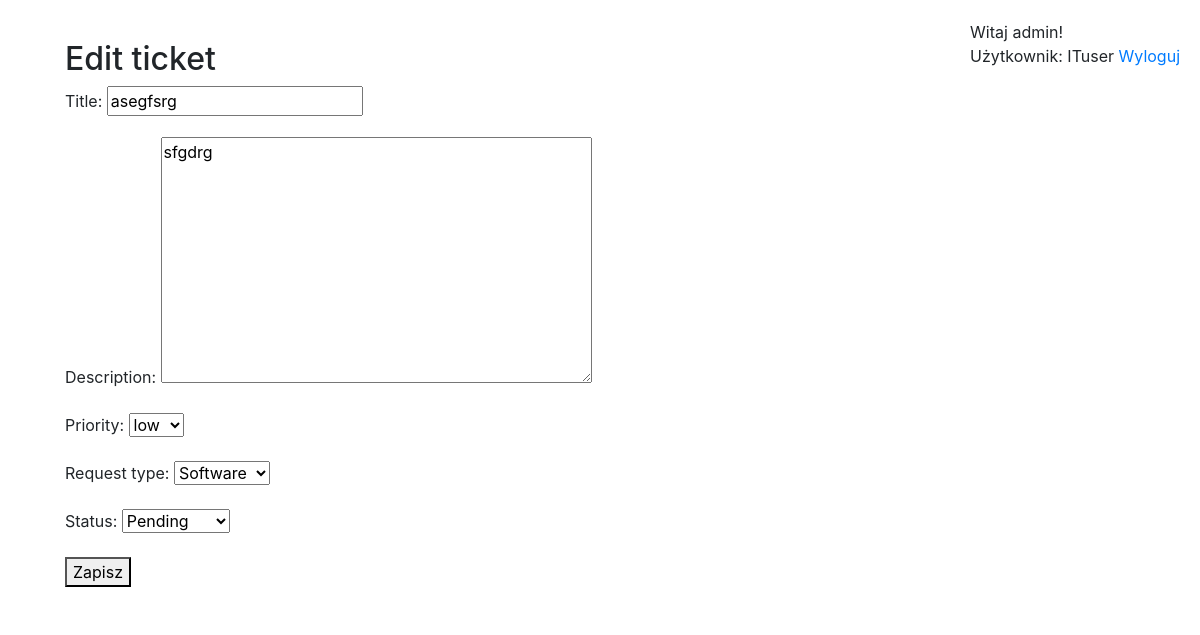
Before: /helpdeskapp/ticket/edit/asegfsrg/ (signed in) with the older database file.
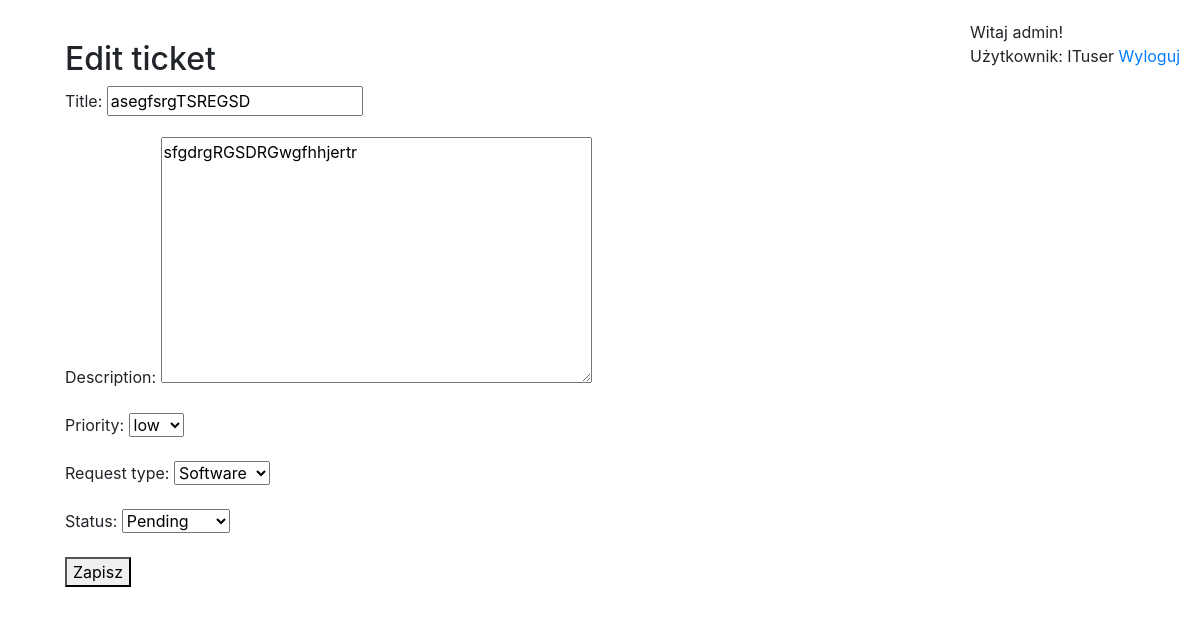
After: the same page with the newer database file.
### helpdeskapp/models.py (models this page shows)
class Ticket(models.Model):
    """
    Represents a ticket in the helpdesk system.

    Attributes:
        title (str): The title of the ticket.
        description (str): The description of the ticket.
        status (str): The status of the ticket. Choices are 'Pending', 'In Progress', or 'Completed'.
        priority (str): The priority of the ticket. Choices are 'low', 'mid', or 'high'.
        request_type (str): The type of request for the ticket. Choices are 'Software', 'Hardware', 'Network', or 'Other'.
        created_at (datetime): The date and time when the ticket was created.
        assigned_to (User): The user assigned to the ticket.
        updated_at (datetime): The date and time when the ticket was last updated.
        created_by (User): The user who created the ticket.
        closed_at (datetime): The date and time when the ticket was closed.
        slug (str): The slugified version of the ticket title, used for generating a unique URL.
    """

### helpdeskapp/views.py (the view)
# urls.py: path('ticket/edit/<slug:slug>/', views.ticket_edit, name='ticket_edit'),
def ticket_edit(request, slug):
    ticket = get_object_or_404(Ticket, slug=slug)
    if request.method == "POST":
        form = EditTicketForm(request.POST, instance=ticket)
        if form.is_valid():
            ticket = form.save()
            messages.success(request, 'Zgłoszenie zostało zmienione.')
            return redirect('helpdeskapp:ticket_detail', slug=ticket.slug)
    else:
        form = EditTicketForm(instance=ticket)
    return render(request, 'helpdeskapp/tickets/ticket_edit.html', {'form': form})

### helpdeskapp/forms.py
class EditTicketForm(forms.ModelForm):
    title = forms.CharField(max_length=100)
    description = forms.CharField(widget=forms.Textarea)
    priority = forms.ChoiceField(choices=Ticket.STATUS_CHOICES2)
    request_type = forms.ChoiceField(choices=Ticket.STATUS_CHOICES3)
    status = forms.ChoiceField(choices=Ticket.STATUS_CHOICES)
    class Meta:
        model = Ticket
        fields = ('title', 'description', 'priority', 'request_type', 'status')

### helpdeskapp/templates/helpdeskapp/tickets/ticket_edit.html (shortened to what this page needs)
{% extends 'helpdeskapp/base.html' %}
{%load static %}
{% block content %}
  <h2>Edit ticket</h2>
  <form action = "" method="POST">
    {{ form.as_p }}
    <button type="submit">Zapisz</button>
  </form>
{% endblock %}

Changed rows visible on the page:
changed Ticket "low": title "asegfsrg" → "asegfsrgTSREGSD"; description "sfgdrg" → "sfgdrgRGSDRGwgfhhjertr"
